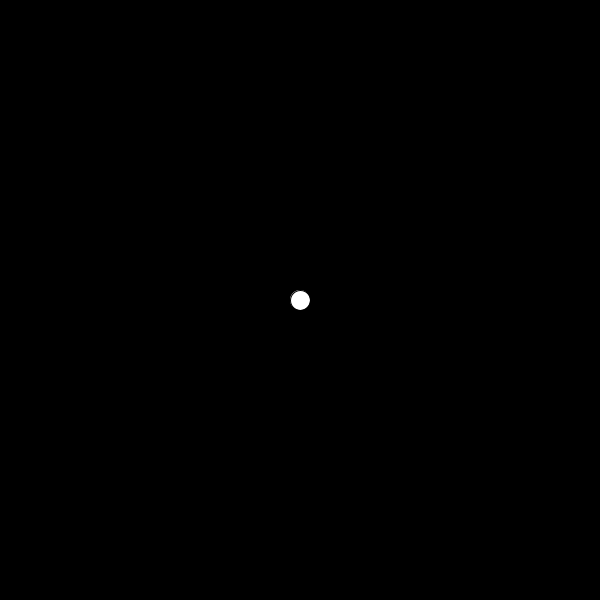
Frame 1 (no input)
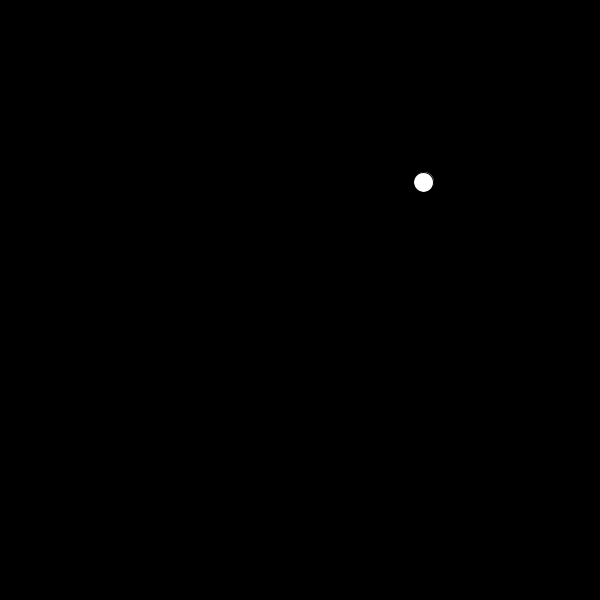
Frame 60 (the mouse pressed at the canvas centre just before this capture)
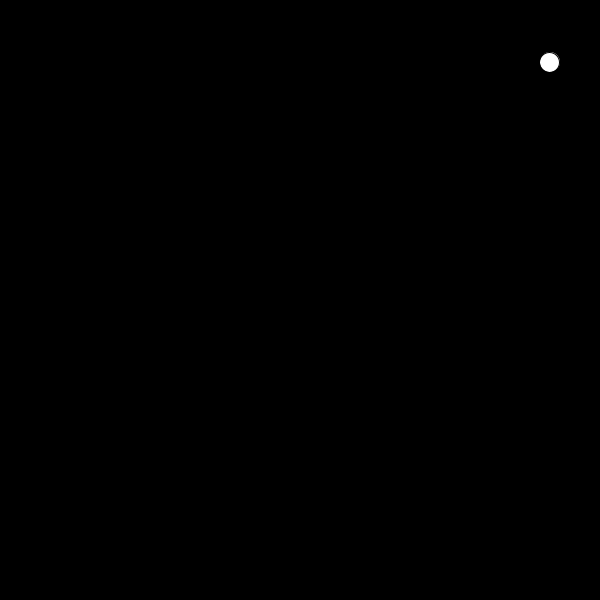
Frame 120 (the mouse held since frame 60 and released just before this capture)

The Processing sketch that drew these frames (run headless with seeded random() and noise(); from frame 60 on, the mouse is pressed at the canvas centre):

// Processing sketch: VectorWalker
// ── VectorWalker.pde
Ball b;

void setup(){
  size(600, 600);
  b = new Ball();
}

void draw(){
  background(0);
  b.render();
  b.move();
  b.bounce();
  
}

// ── Ball.pde
class Ball {
  PVector position;
  PVector velocity;

  void move() {
    position.add(velocity);
  }

  void render() {

    ellipse(position.x, position.y, 20, 20);
  }

  void bounce() {
    if (position.x > width-10 || position.x < 0+10) {
      velocity.x = velocity.x * -1;
    }
    if (position.y > height-10 || position.y < 0+10) {
      velocity.y = velocity.y * -1;
    }
  }

  Ball() {
    this.position = new PVector(width/2, height/2);
    this.velocity = new PVector(2.1, -2);
  }
}
